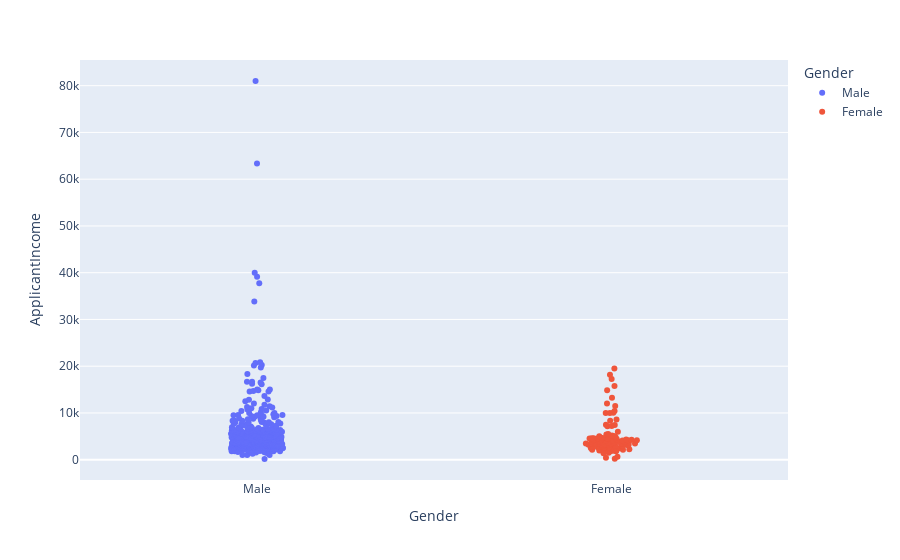

Notebook source saved alongside this figure:
### Code cell
fig = px.strip(df, x="Gender", y="ApplicantIncome",color="Gender")
fig.show()

### Figure 1 — Plotly figure (JSON) as saved in the notebook; plotly's stock layout.template omitted (floating-point values rounded to 4 significant figures; data arrays with more than 128 entries replaced by an {"elided": "..."} marker saying what was removed)
{"data": [{"alignmentgroup": "True", "boxpoints": "all", "fillcolor": "rgba(255,255,255,0)", "hoveron": "points", "hovertemplate": "Gender=%{x}<br>ApplicantIncome=%{y}<extra></extra>", "legendgroup": "Male", "line": {"color": "rgba(255,255,255,0)"}, "marker": {"color": "#636efa"}, "name": "Male", "offsetgroup": "Male", "orientation": "v", "pointpos": 0, "showlegend": true, "type": "box", "x": {"elided": "489 str values"}, "x0": " ", "xaxis": "x", "y": {"elided": "489 int values"}, "y0": " ", "yaxis": "y"}, {"alignmentgroup": "True", "boxpoints": "all", "fillcolor": "rgba(255,255,255,0)", "hoveron": "points", "hovertemplate": "Gender=%{x}<br>ApplicantIncome=%{y}<extra></extra>", "legendgroup": "Female", "line": {"color": "rgba(255,255,255,0)"}, "marker": {"color": "#EF553B"}, "name": "Female", "offsetgroup": "Female", "orientation": "v", "pointpos": 0, "showlegend": true, "type": "box", "x": ["Female", "Female", "Female", "Female", "Female", "Female", "Female", "Female", "Female", "Female", "Female", "Female", "Female", "Female", "Female", "Female", "Female", "Female", "Female", "Female", "Female", "Female", "Female", "Female", "Female", "Female", "Female", "Female", "Female", "Female", "Female", "Female", "Female", "Female", "Female", "Female", "Female", "Female", "Female", "Female", "Female", "Female", "Female", "Female", "Female", "Female", "Female", "Female", "Female", "Female", "Female", "Female", "Female", "Female", "Female", "Female", "Female", "Female", "Female", "Female", "Female", "Female", "Female", "Female", "Female", "Female", "Female", "Female", "Female", "Female", "Female", "Female", "Female", "Female", "Female", "Female", "Female", "Female", "Female", "Female", "Female", "Female", "Female", "Female", "Female", "Female", "Female", "Female", "Female", "Female", "Female", "Female", "Female", "Female", "Female", "Female", "Female", "Female", "Female", "Female", "Female", "Female", "Female", "Female", "Female", "Female", "Female", "Female", "Female", "Female", "Female", "Female"], "x0": " ", "xaxis": "x", "y": [3510, 3750, 3667, 3410, 2645, 4000, 1928, 3086, 4230, 11500, 4166, 4300, 3846, 1378, 2484, 2929, 7451, 3167, 10408, 4166, 2137, 3692, 4583, 2330, 14866, 10000, 4583, 3625, 1907, 3416, 4408, 3244, 10000, 4283, 8333, 3463, 3812, 3427, 3083, 3481, 7200, 3418, 2876, 3237, 4100, 1811, 2600, 4124, 5417, 4666, 5000, 5000, 3762, 2400, 2917, 2507, 3541, 3166, 4333, 2500, 1830, 4160, 2378, 5500, 2423, 3813, 4723, 15759, 2764, 6000, 3180, 1500, 1963, 7441, 4547, 2213, 3867, 2149, 2995, 2600, 2720, 4606, 8624, 10047, 7142, 5191, 210, 2500, 4350, 17263, 3326, 645, 3159, 13262, 2031, 3400, 18165, 4608, 2138, 3652, 3017, 5000, 2667, 4180, 19484, 2378, 3166, 2165, 416, 12000, 2900, 4583], "y0": " ", "yaxis": "y"}], "layout": {"boxmode": "overlay", "legend": {"title": {"text": "Gender"}, "tracegroupgap": 0}, "margin": {"t": 60}, "xaxis": {"anchor": "y", "categoryarray": ["Male", "Female", null], "categoryorder": "array", "domain": [0, 1], "title": {"text": "Gender"}}, "yaxis": {"anchor": "x", "domain": [0, 1], "title": {"text": "ApplicantIncome"}}}}
